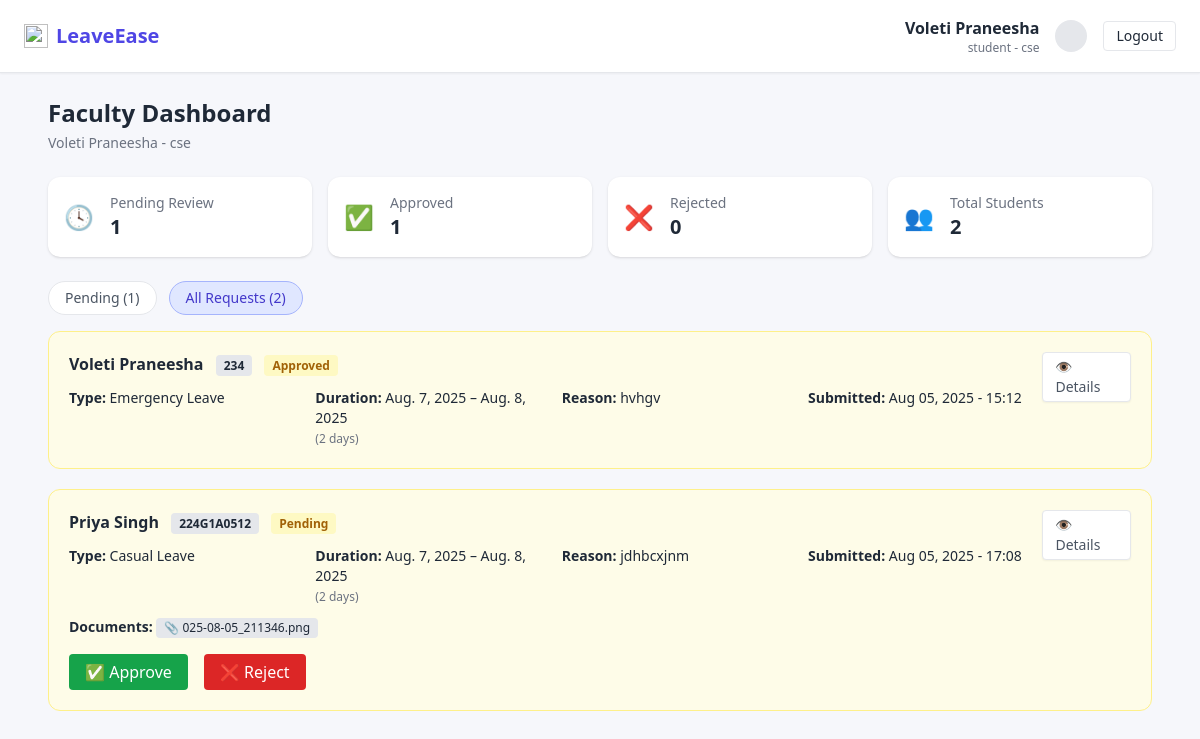
The app's page /faculty/dashboard/?tab=all (signed in) with its own data.
### accounts/models.py (models this page shows, shortened)
class CustomUser(AbstractUser):
    ROLE_CHOICES = [
        ('student', 'Student'),
        ('faculty', 'Faculty'),
        ('admin', 'Admin'),
    ]
    phone_number = models.CharField(max_length=15)
    role = models.CharField(max_length=10, choices=ROLE_CHOICES)
    department = models.CharField(max_length=100)
    roll_number = models.CharField(max_length=20, blank=True, null=True)

class LeaveRequest(models.Model):
    user = models.ForeignKey(settings.AUTH_USER_MODEL, on_delete=models.CASCADE)
    leave_type = models.CharField(max_length=20, choices=LEAVE_TYPES)
    start_date = models.DateField()
    end_date = models.DateField()
    reason = models.TextField()
    address_during_leave = models.CharField(max_length=255, blank=True)
    emergency_contact = models.CharField(max_length=15, blank=True)
    document = models.FileField(upload_to='leave_documents/', blank=True, null=True)
    submitted_at = models.DateTimeField(auto_now_add=True)
    status = models.CharField(max_length=20, choices=LEAVE_STATUS, default='Pending')
    @property
    def duration(self):
        return (self.end_date - self.start_date).days + 1

### accounts/views.py (the view)
# urls.py: path('faculty/dashboard/', views.faculty_dashboard, name='faculty_dashboard'),
@login_required
def faculty_dashboard(request):
    user = request.user
    all_requests = LeaveRequest.objects.filter(user__department=user.department)
    leave_requests = all_requests.filter(status='Pending') if request.GET.get('tab') != 'all' else all_requests
    context = {
        'user': user,
        'pending_count': all_requests.filter(status='Pending').count(),
        'approved_count': all_requests.filter(status='Approved').count(),
        'rejected_count': all_requests.filter(status='Rejected').count(),
        'student_count': CustomUser.objects.filter(role='student', department=user.department).count(),
        'leave_requests': leave_requests,
        'all_requests': all_requests,
        'active_tab': request.GET.get('tab', 'pending')
    }
    return render(request, 'accounts/faculty_dashboard.html', context)

### accounts/templates/accounts/faculty_dashboard.html (shortened to what this page needs)
<!DOCTYPE html>
<html lang="en">
<head>
  <script src="https://cdn.tailwindcss.com"></script>
</head>
<body class="bg-[#f6f7fb] text-gray-800">
  <nav class="bg-white border-b shadow-sm px-6 py-4 flex justify-between items-center">
    <div class="flex items-center space-x-2">
      <img src="https://img.icons8.com/fluency/48/leave.png" class="h-6 w-6" />
      <h1 class="text-xl font-bold text-indigo-600">LeaveEase</h1>
    </div>
    <div class="flex items-center space-x-4">
      <div class="text-right hidden sm:block">
  <p class="font-semibold">{{ user.get_full_name }}</p>
  <p class="text-xs text-gray-500">{{ user.role }} - {{ user.department }}</p>
</div>
      <div class="bg-gray-200 text-sm rounded-full w-8 h-8 flex items-center justify-center font-semibold">
      </div>
      <a href="{% url 'logout' %}" class="bg-white border px-3 py-1 rounded hover:bg-gray-100 text-sm">Logout</a>
    </div>
  </nav>
  <div class="max-w-6xl mx-auto p-6">
    <h2 class="text-2xl font-bold mb-1">Faculty Dashboard</h2>
    <p class="text-sm text-gray-500 mb-6">{{ user.get_full_name }} - {{ user.department }}</p>
    <div class="grid grid-cols-2 md:grid-cols-4 gap-4 mb-6">
      <div class="bg-white p-4 rounded-xl shadow flex items-center space-x-4">
        <div class="text-yellow-500 text-2xl">🕓</div>
        <div>
          <p class="text-sm text-gray-500">Pending Review</p>
          <p class="text-xl font-bold">{{ pending_count }}</p>
        </div>
      </div>
      <div class="bg-white p-4 rounded-xl shadow flex items-center space-x-4">
        <div class="text-green-500 text-2xl">✅</div>
        <div>
          <p class="text-sm text-gray-500">Approved</p>
          <p class="text-xl font-bold">{{ approved_count }}</p>
        </div>
      </div>
      <div class="bg-white p-4 rounded-xl shadow flex items-center space-x-4">
        <div class="text-red-500 text-2xl">❌</div>
        <div>
          <p class="text-sm text-gray-500">Rejected</p>
          <p class="text-xl font-bold">{{ rejected_count }}</p>
        </div>
      </div>
      <div class="bg-white p-4 rounded-xl shadow flex items-center space-x-4">
        <div class="text-blue-600 text-2xl">👥</div>
        <div>
          <p class="text-sm text-gray-500">Total Students</p>
          <p class="text-xl font-bold">{{ student_count }}</p>
        </div>
      </div>
    </div>
    <div class="flex space-x-3 mb-4 text-sm">
      <a href="?tab=pending"
         class="px-4 py-1.5 rounded-full border
         {% if active_tab == 'pending' %}
           bg-indigo-100 text-indigo-700 border-indigo-300
         {% else %}
           bg-white text-gray-600
         {% endif %}">
        Pending ({{ pending_count }})
      </a>
      <a href="?tab=all"
         class="px-4 py-1.5 rounded-full border
         {% if active_tab == 'all' %}
           bg-indigo-100 text-indigo-700 border-indigo-300
         {% else %}
           bg-white text-gray-600
         {% endif %}">
        All Requests ({{ all_requests.count }})
      </a>
    </div>
    {% for request in leave_requests %}
    <div class="bg-yellow-50 border border-yellow-200 rounded-xl p-5 mb-5">
      <div class="flex justify-between items-start">
        <div>
          <h4 class="font-semibold text-gray-800 text-base">
            {{ request.user.get_full_name }}
            <span class="ml-2 text-xs px-2 py-0.5 bg-gray-200 rounded">{{ request.user.roll_number }}</span>
            <span class="ml-2 text-xs text-yellow-700 bg-yellow-100 px-2 py-0.5 rounded">{{ request.status }}</span>
          </h4>
          <div class="grid grid-cols-2 md:grid-cols-4 gap-3 mt-3 text-sm">
  <p><strong>Type:</strong> {{ request.leave_type }}</p>
  <p><strong>Duration:</strong> {{ request.start_date }} – {{ request.end_date }}<br>
    <span class="text-xs text-gray-500">({{ request.duration }} days)</span></p>
  <p><strong>Reason:</strong> {{ request.reason }}</p>
  <p><strong>Submitted:</strong> {{ request.submitted_at|date:"M d, Y - H:i" }}</p>
</div>
          {% if request.document %}
          <div class="mt-2 text-sm">
            <strong>Documents:</strong>
            <a href="{{ request.document.url }}" class="inline-block bg-gray-200 px-2 py-0.5 rounded text-xs text-gray-800 mt-1">
              📎 {{ request.document.name|slice:"-20:" }}
            </a>
          </div>
          {% endif %}
        </div>
        <a href="{% url 'leave_detail' request.id %}" class="flex items-center text-sm text-gray-600 hover:text-indigo-600 bg-white border px-3 py-1 rounded shadow-sm">
          👁 Details
        </a>
      </div>
      {% if request.status == "Pending" %}
      <div class="mt-4 flex space-x-4">
        <form method="post" action="{% url 'approve_leave' request.id %}">
          <button type="submit" class="bg-green-600 text-white px-4 py-1.5 rounded hover:bg-green-700">
            ✅ Approve
          </button>
        </form>
        <form method="post" action="{% url 'reject_leave' request.id %}">
          <button type="submit" class="bg-red-600 text-white px-4 py-1.5 rounded hover:bg-red-700">
            ❌ Reject
          </button>
        </form>
      </div>
      {% endif %}
    </div>
    {% empty %}
    <p class="text-center text-gray-500 py-6">No leave requests to display.</p>
    {% endfor %}
  </div>
</body>
</html>

### records on screen
CustomUser: get_full_name "Voleti Praneesha", role "student", department "cse"
LeaveRequest: user.get_full_name "Voleti Praneesha", user.roll_number "234", status "Approved", leave_type "Emergency Leave", start_date "Aug. 7, 2025", end_date "Aug. 8, 2025", duration "2", reason "hvhgv", submitted_at "Aug 05, 2025 - 15:12"
LeaveRequest: user.get_full_name "Priya Singh", user.roll_number "224G1A0512", status "Pending", leave_type "Casual Leave", start_date "Aug. 7, 2025", end_date "Aug. 8, 2025", duration "2", reason "jdhbcxjnm", submitted_at "Aug 05, 2025 - 17:08", document.name "025-08-05_211346.png", shows "✅ Approve"

### other values on screen
{{ pending_count }} "1"
{{ approved_count }} "1"
{{ rejected_count }} "0"
{{ student_count }} "2"
{{ all_requests.count }} "2"
